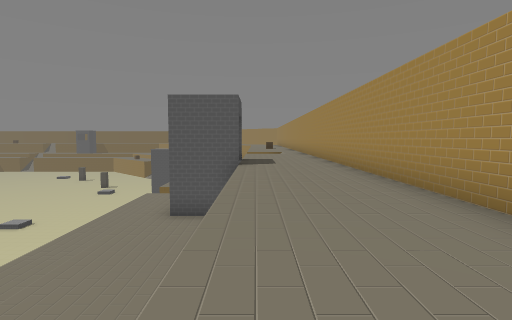
view 1 (above)

17 first-person views from a walk through a scene from a Unity 3-D project. The camera is 1.5 m above the floor, tilts 4° down and sees 80° across. The floor is counted in squares, 2 m on a side. Each view is taken from the middle of a square. On the plan, view 1 faces up. The plan holds only what a view shows up to about 10 squares ahead; the rest is blank. The place goes on beyond the plan.

view 2
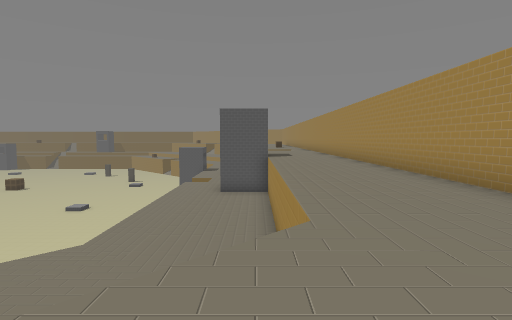

view 3
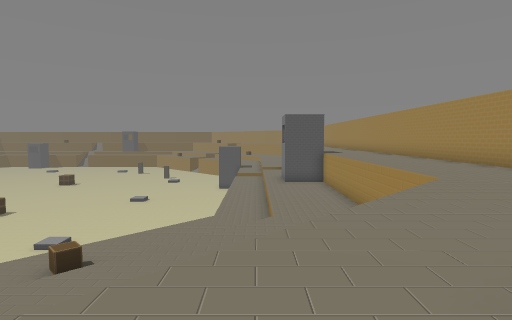

view 4
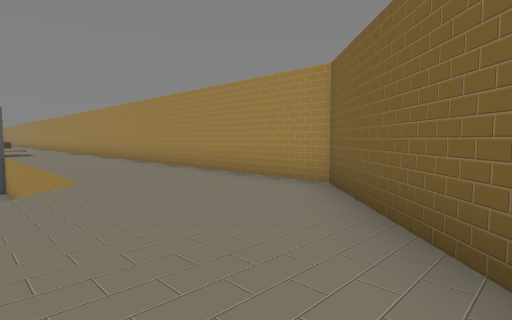

view 5
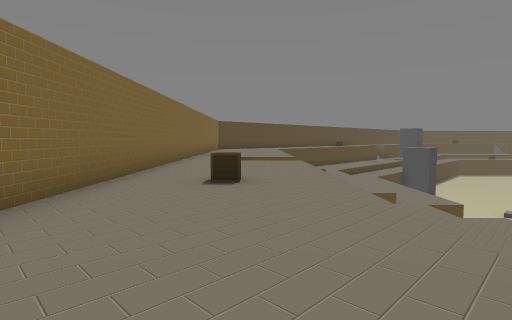

view 6
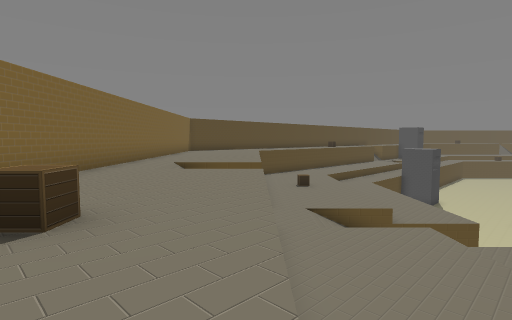

view 7
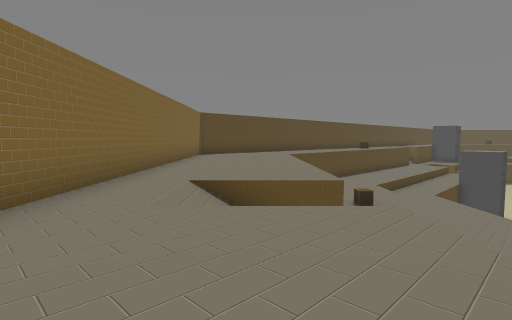

view 8
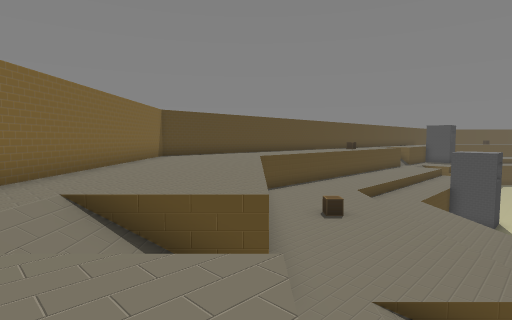

view 9
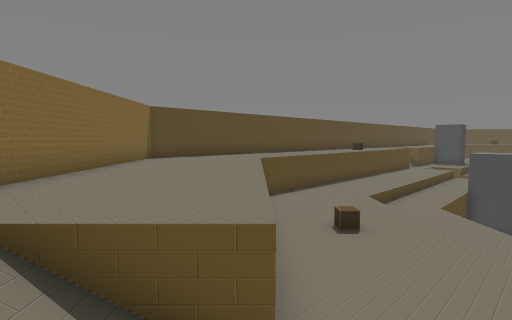

view 10
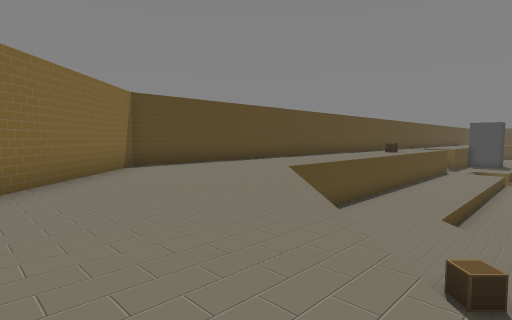

view 11
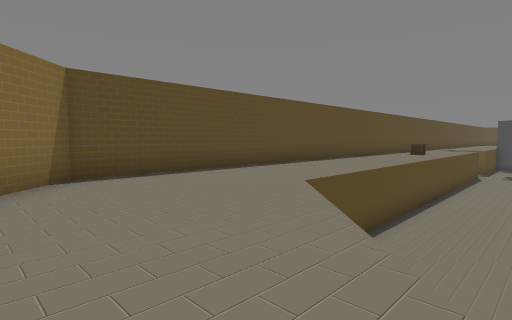

view 12
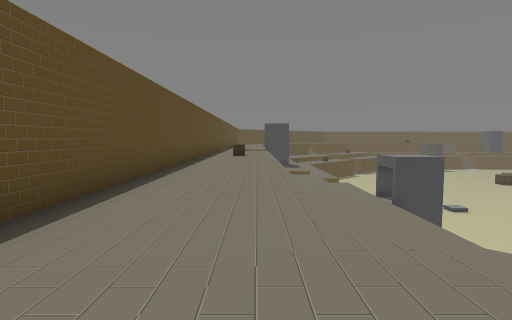

view 13
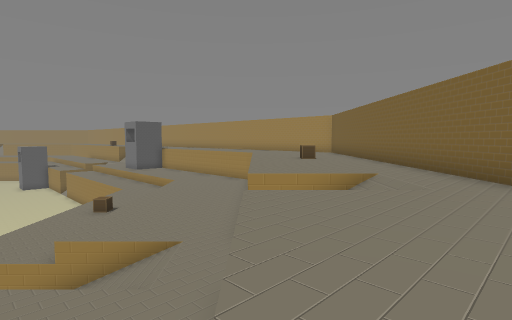

view 14
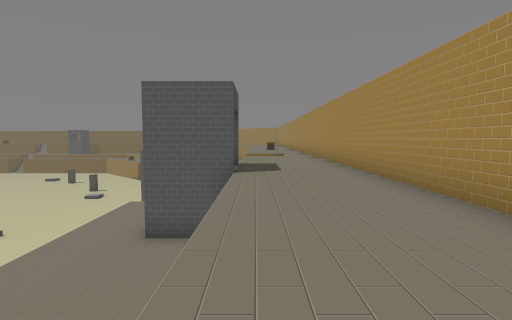

view 15
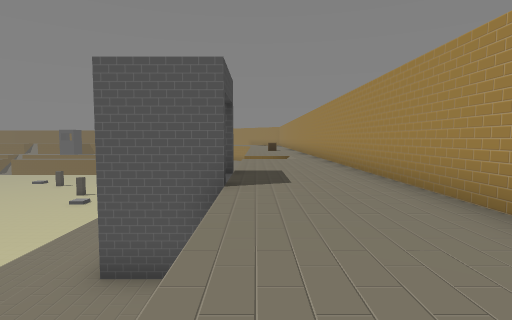

view 16
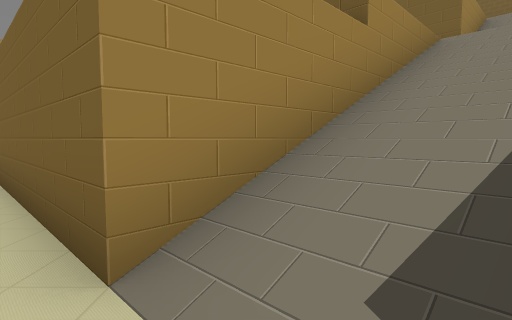

view 17
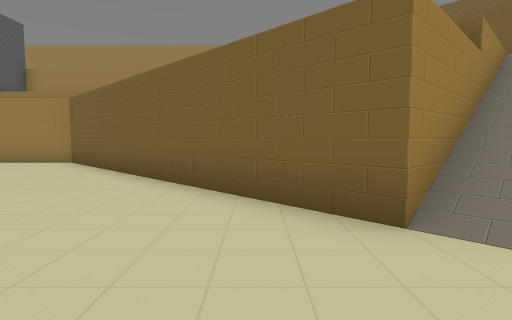

### Floor plan
Key: @ floor where view 1 was taken; # wall or solid block; . main floor; - floor 3 m lower than the main floor; _ floor 8 m lower than the main floor; / step, stairs or slope; v drop or lower ground; O other object.
Columns run from 21 left of view 1 to 3 right of it. Each row starts with its distance up from view 1.
 14                      ...#
 13                      ...#
 12                  v   ...#
 11                  v- #...#
 10                  v-  ...#
  9                  v- O...#
  8                  v-- ...#
  7                  v-- ...#
  6                 #v---...#
  5               __#v---...#
  4              ___#v---...#
  3             ___##v---...#
  2           ____##vv---...#
  1          ____##vv--- ...#
  0         ____##vv---  @..#
 -1        ____##Ov---  -...#
 -2       ____##vv---  -/...#
 -3        __##vv---  -/....#
 -4        _//#v---- -/.....#
 -5         ///------/.....##
 -6          ///----/..O..##
 -7          ////--/.....##
 -8       vv--/////.....##
 -9      vv-----///....##
-10     vv------////..##
-11    vv------/.///.##
-12   vv---O--/.....##
-13 vvv------/.....##
-14 --------/.....##
-15 -------/.....##
-16 ///////.....##
-17 ...........##
-18 ..........##
-19 .........##
-20 ##########

Where each view was taken, in squares from view 1:
view 1: 0 up, 0 right, facing up
view 2: 4 down, 1 left, facing up
view 3: 7 down, 4 left, facing up
view 4: 7 down, 2 left, facing up-right
view 5: 2 down, 1 right, facing down-left
view 6: 3 down, 2 left, facing down-left
view 7: 7 down, 4 left, facing down-left
view 8: 7 down, 6 left, facing down-left
view 9: 8 down, 7 left, facing down-left
view 10: 11 down, 9 left, facing down-left
view 11: 13 down, 11 left, facing down-left
view 12: 17 down, 13 left, facing left
view 13: 13 down, 12 left, facing up-right
view 14: 2 up, 0 right, facing up
view 15: 4 up, 0 right, facing up
view 16: 4 down, 14 left, facing right
view 17: 2 down, 15 left, facing right
